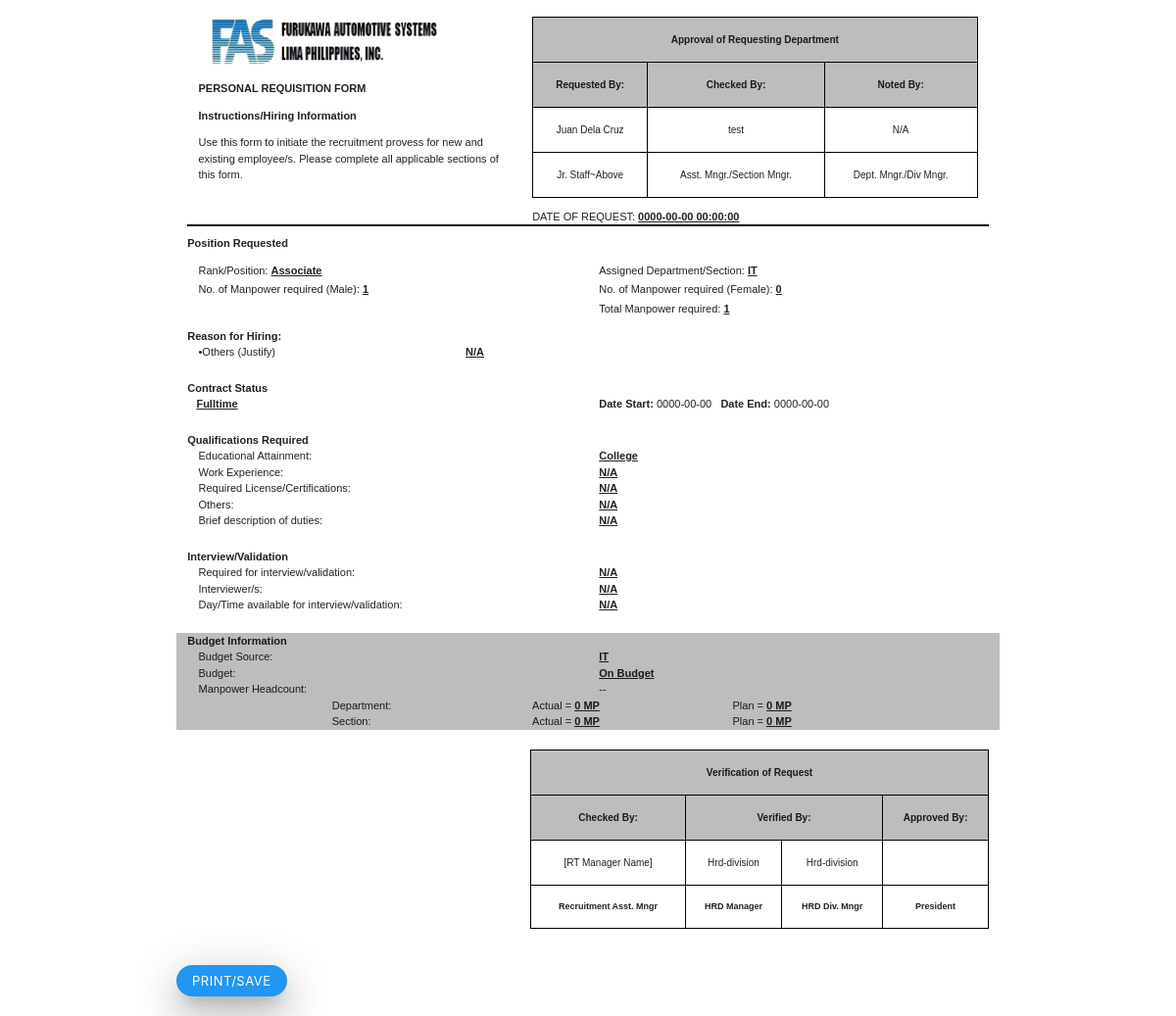
The app's page /Forms/preview_prf.php?id=72, older data.
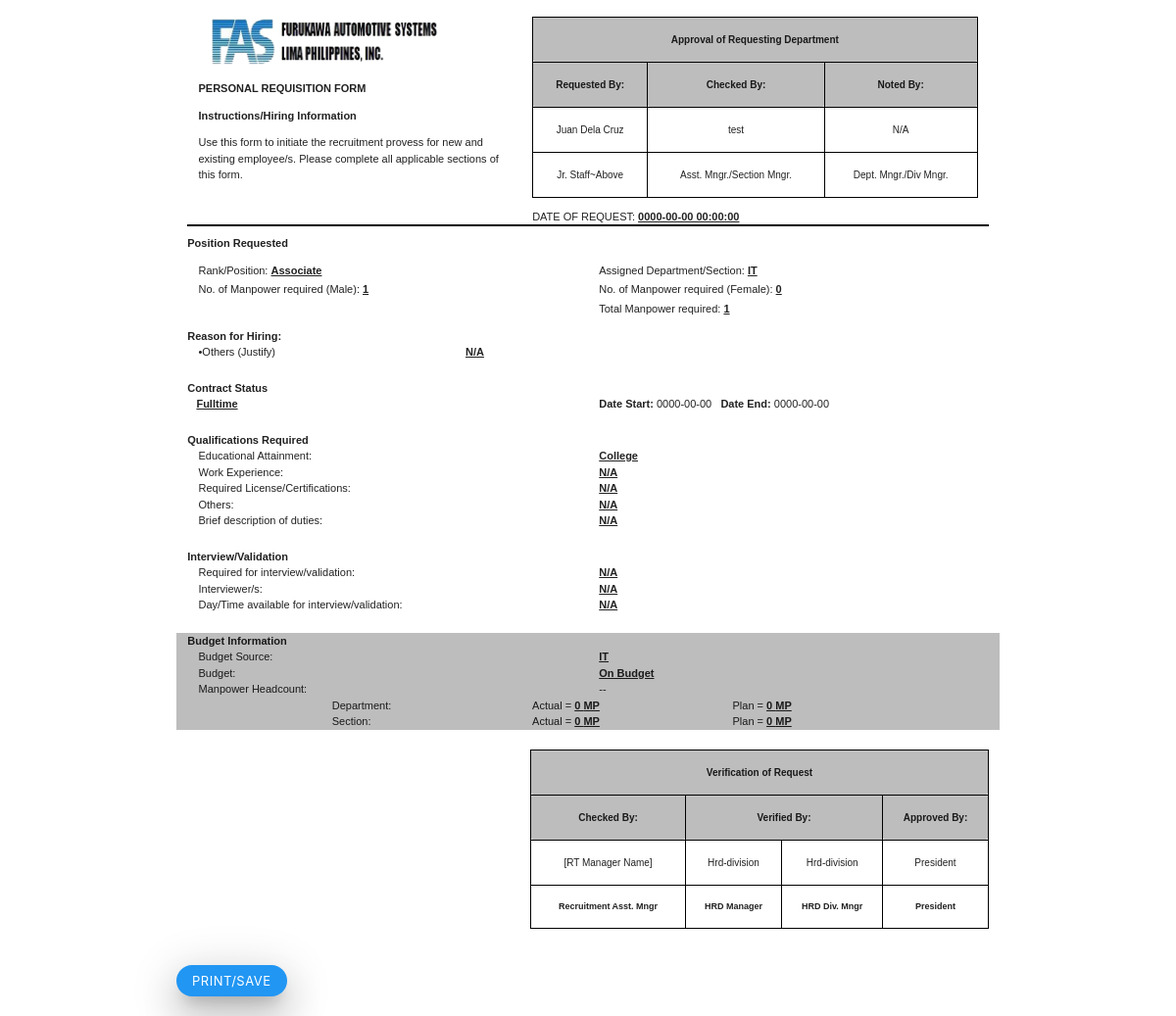
The same page, newer data.
### tables this page shows
CREATE TABLE `tb_request_mp` (
  `id` int(14) NOT NULL,
  `requestor` varchar(500) DEFAULT NULL,
  `requestor_email` varchar(1000) NOT NULL,
  `requesting_position` varchar(200) DEFAULT NULL,
  `assigned_dept` varchar(200) DEFAULT NULL,
  `female_num_mp` int(14) DEFAULT NULL,
  `male_num_mp` int(14) DEFAULT NULL,
  `total_mp` int(14) DEFAULT NULL,
  `contract_status` varchar(500) NOT NULL,
  `date_start` date NOT NULL,
  `date_end` date NOT NULL,
  `education` varchar(1000) NOT NULL,
  `required_license` varchar(1000) NOT NULL,
  `work_exp` varchar(1000) NOT NULL,
  `other_qualification` varchar(1000) NOT NULL,
  `job_duties` varchar(2000) NOT NULL,
  `interview_need` varchar(300) NOT NULL,
  `interviewers` varchar(1000) NOT NULL,
  `availability_for_interview` varchar(1000) NOT NULL,
  `additional_mp` varchar(20) NOT NULL,
  `mp_plan` varchar(20) NOT NULL,
  `reorganization` varchar(20) NOT NULL,
  `promotion` varchar(20) NOT NULL,
  `retirement` varchar(20) NOT NULL,
  `replacement` varchar(20) NOT NULL,
  `replacement_mp_name` varchar(2000) NOT NULL,
  `others` varchar(2000) NOT NULL,
  `budget_source` varchar(200) NOT NULL,
  `budget_status` varchar(200) NOT NULL,
  `actual_mp_dept` int(14) NOT NULL,
  `actual_mp_section` int(14) NOT NULL,
  `plan_mp_dept` int(14) NOT NULL,
  `plan_mp_section` int(14) NOT NULL,
  `approve_check_by` varchar(200) DEFAULT NULL,
  `approve_check_remarks` varchar(100) DEFAULT NULL,
  `approve_noted_by` varchar(200) DEFAULT NULL,
  `approve_noted_remarks` varchar(100) DEFAULT NULL,
  `approval_status` varchar(100) DEFAULT NULL,
  `verify_check_by` varchar(100) DEFAULT NULL,
  `verify_check_remarks` varchar(100) DEFAULT NULL,
  `verify_verifier_manager` varchar(100) DEFAULT NULL,
  `verify_verifier_manager_remarks` varchar(100) DEFAULT NULL,
  `verify_verifier_div_mgr` varchar(100) DEFAULT NULL,
  `verify_verifier_div_mgr_remarks` varchar(100) DEFAULT NULL,
  `president_verify` varchar(200) NOT NULL,
  `cancel_remarks` varchar(500) NOT NULL,
  `step` varchar(2000) NOT NULL,
  `verification_status` varchar(200) NOT NULL,
  `request_date` datetime NOT NULL,
  `typeHiring` varchar(100) DEFAULT NULL,
  `sync_status` varchar(100) NOT NULL,
  `approve_date` date DEFAULT NULL
);

### Forms/preview_prf.php (the view, shortened to what this page needs)
<?php
    require_once '../php/Database.php';
    $id = $_GET['id'];
    if(empty($id)){
        echo '<script>window.close()</script>';
    }else{
        $query = "SELECT *FROM tb_request_mp WHERE id = '$id'";
        $stmt = $conn->prepare($query);
        $stmt->execute();
        foreach($stmt->fetchALL() as $x){
            $requestor = $x['requestor'];
            $position = $x['requesting_position'];
            $mp_male_required = $x['male_num_mp'];
            $mp_female_required = $x['female_num_mp'];
            $dept_section = $x['assigned_dept'];
            $contract_stat = $x['contract_status'];
            $educ = $x['education'];
            $work_exp = $x['work_exp'];
            $license = $x['required_license'];
            $other_quali = $x['other_qualification'];
            $duty = $x['job_duties'];
            $interview_req = $x['interview_need'];
            $interviewers = $x['interviewers'];
            $availability_interview = $x['availability_for_interview'];
            $request_date = $x['request_date'];
            $budget_source = $x['budget_source'];
            $budget_status = $x['budget_status'];
            $actual_dept = $x['actual_mp_dept'];
            $actual_section = $x['actual_mp_section'];
            $plan_mp_dept = $x['plan_mp_dept'];
            $plan_mp_section = $x['plan_mp_section'];
            $other_reason = $x['others'];
            $checker = $x['approve_check_by'];
            $apprNote = $x['approve_noted_by'];
            $verify_check = $x['verify_check_by'];
            $verify_manager = $x['verify_verifier_manager'];
            $verify_div_mgr = $x['verify_verifier_div_mgr'];
            $president = $x['president_verify'];
        }
    }
?>
<!DOCTYPE html>
<html lang="en">
<head>
    <link rel="stylesheet" href="../node_modules/materialize-css/dist/css/materialize.min.css">
</head>
<body>
    <div class="row container" id="form">
        <br>
        <div class="col s12">
            <div class="col s5">
            <img src="../Img/FAS.png" alt="FAS logo" width="250" height="50">
                <p><b>PERSONAL REQUISITION FORM</b></p>
                <b>Instructions/Hiring Information</b>
                <p>Use this form to initiate the recruitment provess for new and existing employee/s. Please complete all applicable sections of this form.</p>
            </div>
            <div class="col s7">
                <table class="centered" style="border:1.5px solid black;" cellpadding="0" height="">
                    <tr style="border:1.5px solid black;" class="#bdbdbd grey lighten-1">
                        <td colspan="3" style="font-weight:bold;font-size:10px;">Approval of Requesting Department</td>
                    </tr>
                    <tr style="border:1.5px solid black;font-size:12px;" class="#bdbdbd grey lighten-1">
                        <td style="border:1.5px solid black;font-weight:bold;">Requested By:</td>
                        <td style="border:1.5px solid black;font-weight:bold;">Checked By:</td>
                        <td style="border:1.5px solid black;font-weight:bold;">Noted By:</td>
                    </tr>
                    <tr>
                        <td style="border:1.5px solid black;"><?=$requestor;?></td>
                        <td style="border:1.5px solid black;"><?=$checker;?></td>
                        <td style="border:1.5px solid black;"><?=$apprNote;?></td>
                    </tr>
                    <tr style="font-size:10px;">
                        <td style="border:1.5px solid black;">Jr. Staff~Above</td>
                        <td style="border:1.5px solid black;">Asst. Mngr./Section Mngr.</td>
                        <td style="border:1.5px solid black;">Dept. Mngr./Div Mngr.</td>
                    </tr>
                </table>
                <p>DATE OF REQUEST: <u><?=$request_date;?></u></p>
            </div>
        </div>
        <div class="col s12" style="margin-top:-2%;">
            <hr style="border:1px solid black;">
        </div>
        <div class="col s12">
            <b>Position Requested</b>
        </div>
        <div class="col s12">
            <div class="col s6">
                <p>Rank/Position: <u><?=$position;?></u></p>
                <p style="margin-top:-2%;">No. of Manpower required (Male): <u><?=$mp_male_required;?></u></p>
            </div>
            <div class="col s6">
                <p>Assigned Department/Section: <u><?=$dept_section;?></u></p>
                <p style="margin-top:-2%;">No. of Manpower required (Female): <u><?=$mp_female_required;?></u></p>
                <p style="margin-top:-2%;">Total Manpower required: <u><?=$mp_male_required + $mp_female_required;?></u></p>
            </div>
        </div>
        <div class="col s12"><b>Reason for Hiring:</b></div>
        <div class="col s12">
            <div class="row">
            <div class="col s12">
                <div class="col s4">&bullet;Others (Justify)</div>
                <div class="col s8"><u><?=$other_reason;?></u></div>
            </div>
            </div>
        </div>
        <div class="row">
            <div class="col s12"><b>Contract Status</b></div>
            <div class="col s6">
                &nbsp;&nbsp;&nbsp;<u><?=$contract_stat?></u>
            </div>
            <div class="col s6">
                <b>Date Start:</b> 0000-00-00 <b> &nbsp; Date End:</b> 0000-00-00
            </div>
        </div>
        <div class="row">
            <div class="col s12"><b>Qualifications Required</b></div>
        <div class="col s12">
           <div class="col s6">Educational Attainment:</div>
           <div class="col s6"><u><?=$educ;?></u></div>
        </div>
        <div class="col s12">
           <div class="col s6">Work Experience:</div>
           <div class="col s6"><u><?=$work_exp; ?></u></div>
        </div>
        <div class="col s12">
           <div class="col s6">Required License/Certifications:</div>
           <div class="col s6"><u><?=$license;?></u></div>
        </div>
        <div class="col s12">
           <div class="col s6">Others:</div>
           <div class="col s6"><u><?=$other_quali;?></u></div>
        </div>
        <div class="col s12">
           <div class="col s6">Brief description of duties:</div>
           <div class="col s6"><u><?=$duty;?></u></div>
        </div>
    </div>
        <div class="row">
            <div class="col s12"><b>Interview/Validation</b></div>
        <div class="col s12">
           <div class="col s6">Required for interview/validation:</div>
           <div class="col s6"><u><?=ucwords($interview_req);?></u></div>
        </div>
        <div class="col s12">
           <div class="col s6">Interviewer/s:</div>
           <div class="col s6"><u><?=ucwords($interviewers);?></u></div>
        </div>
        <div class="col s12">
           <div class="col s6">Day/Time available for interview/validation:</div>
           <div class="col s6"><u><?=$availability_interview;?></u></div>
        </div>
        </div>
    <div class="row #bdbdbd grey lighten-1">
        <div class="col s12"><b>Budget Information</b></div>
        <div class="col s12">
           <div class="col s6">Budget Source:</div>
           <div class="col s6"><u><?=$budget_source;?></u></div>
        </div>
        <div class="col s12">
           <div class="col s6">Budget:</div>
           <div class="col s6"><u><?=$budget_status;?></u></div>
        </div>
        <div class="col s12">
           <div class="col s6">Manpower Headcount:</div>
           <div class="col s6">--</div>
        </div>
        <div class="col s12">
            <div class="col s2"></div>
            <div class="col s3">Department:</div>
            <div class="col s3">Actual = <u><?=$actual_dept;?> MP</u></div>
            <div class="col s4">Plan = <u><?=$plan_mp_dept;?> MP</u></div>
        </div>
        <div class="col s12">
            <div class="col s2"></div>
            <div class="col s3">Section:</div>
            <div class="col s3">Actual = <u><?=$actual_section;?> MP</u></div>
            <div class="col s4">Plan = <u><?=$plan_mp_section;?> MP</u></div>
        </div>
    </div>
    <div class="row">
        <div class="co s12">
            <div class="col s5 center">
            </div>
            <div class="col s7">
                <table class="centered" style="border:1px solid black;" cellpadding="0" cellspacing="0">
                    <tr class="#bdbdbd grey lighten-1">
                        <td colspan="4" style="border:1px solid black;font-weight:bold;">Verification of Request</td>
                    </tr>
                    <tr class="#bdbdbd grey lighten-1">
                        <td style="border:1px solid black;font-weight:bold;">Checked By:</td>
                        <td colspan="2" style="border:1px solid black;font-weight:bold;">Verified By:</td>
                        <td style="border:1px solid black;font-weight:bold;">Approved By:</td>
                    </tr>
                    <tr>
                        <td style="border:1px solid black;"><?=ucwords($verify_check);?></td>
                        <td style="border:1px solid black;"><?=ucwords($verify_manager);?></td>
                        <td style="border:1px solid black;"><?=ucwords($verify_div_mgr);?></td>
                        <td style="border:1px solid black;"><?=ucwords($president);?></td>
                    </tr>
                    <tr>
                        <td style="border:1px solid black;font-weight:bold;font-size:9px;">Recruitment Asst. Mngr</td>
                        <td style="border:1px solid black;font-weight:bold;font-size:9px;">HRD Manager</td>
                        <td style="border:1px solid black;font-weight:bold;font-size:9px;">HRD Div. Mngr</td>
                        <td style="border:1px solid black;font-weight:bold;font-size:9px;">President</td>
                    </tr>
                </table>
            </div>
        </div>
    </div>
    <br>
    <button class="btn-small blue z-depth-5" id="print_btn" onclick="print_docs()" style="border-radius:30px;">Print/Save</button>
    </div>
</body>
</html>

### Forms/preview_prf.php (style rules this page uses)
body { font-family:arial; font-size:11px; }
td { font-size:10px; }
u { font-weight:bold; }
#form { display: none; }

Row changes from the older to the newer data that the page shows:
changed tb_request_mp "Associate": president_verify (not shown) → "President"
